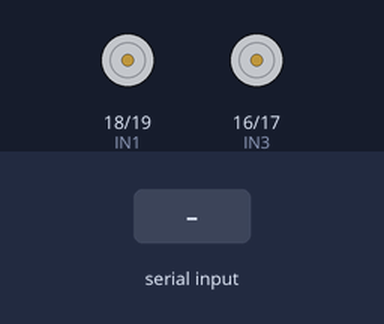
A sketch run on a simulated Arduino Uno, built with avr-gcc and run on an emulated ATmega328P. Parts: motor-driver pin pairs drawn as motors (green arrow = first pin HIGH = forward, orange = second pin HIGH = backward, longer = more drive, scaled by the enable pin). The test bench sets the inputs (shaded band).

Above: at 1.2 s.
1.3 s: "F" received over Serial
At 1.6 s:
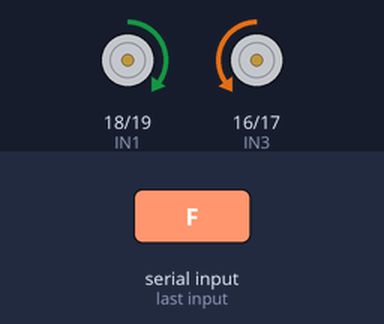
2.8 s: "B" received over Serial
At 3.9 s:
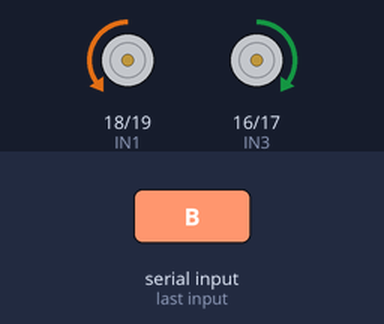
4.3 s: "L" received over Serial
At 5.1 s:
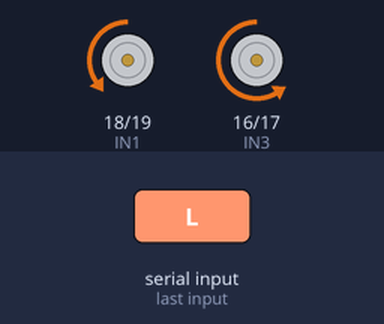
5.8 s: "R" received over Serial
At 6.2 s:
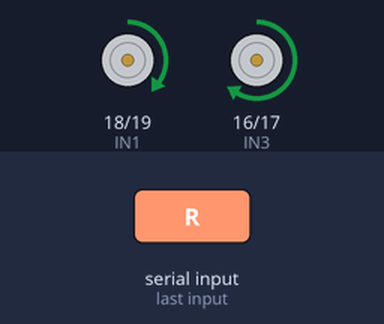
Timing chart, 0 to 8.3 s (numbered marks = the images above; inputs shaded):
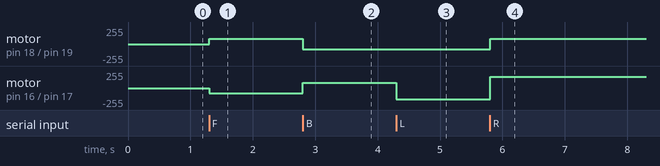

The sketch:

BluetoothCarV2.ino
```cpp
#include "Headers.h"

// Input pins to drive the motors
//const uint8_t IN1 = 13;
//const uint8_t IN2 = 12;
const uint8_t IN1 = 18;    // marked as pin A4 on the Arduino
const uint8_t IN2 = 19;    // marked as pin A5 on the Arduino
//const uint8_t IN3 = 18;  // marked as pin A4 on the Arduino
//const uint8_t IN4 = 19;  // marked as pin A5 on the Arduino
//const uint8_t IN3 = 1;   // DISCONNECT PINS FROM ARDUINO WHEN UPLOADING SKETCH
//const uint8_t IN4 = 0;   // DISCONNECT PINS FROM ARDUINO WHEN UPLOADING SKETCH
const uint8_t IN3 = 16;    // marked as pin A2 on the Arduino
const uint8_t IN4 = 17;    // marked as pin A3 on the Arduino

// Motor enable pins
const uint8_t ENA = 11;
const uint8_t ENB = 3;

// Preset speeds that can be used to drive the motor at
const uint8_t TOP_GEAR = 255;
const uint8_t UPPER_GEAR = 128;
const uint8_t REV_UPPER_GEAR = 170;
const uint8_t NORMAL_GEAR = 80;
const uint8_t LOWER_GEAR = 50;

void setup() {
  Serial.begin(9600);
  while (!Serial) {
    delay(20);
  }

  // Set the L298N's input pins as outputs from the Arduino
  pinMode(IN1, OUTPUT);
  pinMode(IN2, OUTPUT);
  pinMode(IN3, OUTPUT);
  pinMode(IN4, OUTPUT);
  pinMode(ENA, OUTPUT);
  pinMode(ENB, OUTPUT);

  stop();
}

void loop() {
  if (Serial.available() > 0) {
    char command = Serial.read();

    switch (command) {
      case 'F':
        forward(NORMAL_GEAR);
        break;
      case 'B':
        backward(NORMAL_GEAR);
        break;
      case 'L':
        left(NORMAL_GEAR);
        break;
      case 'R':
        right(NORMAL_GEAR);
        break;
      case 'S':
        stop();
        break;
      default:
        stop();
        break;
    }
  }
}

void forward(uint8_t speed) {
  analogWrite(ENA, speed);
  analogWrite(ENB, speed);
  digitalWrite(IN1, HIGH);
  digitalWrite(IN2, LOW);
  digitalWrite(IN3, LOW);
  digitalWrite(IN4, HIGH);
}
void backward(uint8_t speed) {
  analogWrite(ENA, speed);
  analogWrite(ENB, speed);
  digitalWrite(IN1, LOW);
  digitalWrite(IN2, HIGH);
  digitalWrite(IN3, HIGH);
  digitalWrite(IN4, LOW);
}
void left(uint8_t speed) {
  analogWrite(ENA, speed);
  analogWrite(ENB, REV_UPPER_GEAR);
  digitalWrite(IN1, LOW);
  digitalWrite(IN2, HIGH);
  digitalWrite(IN3, LOW);
  digitalWrite(IN4, HIGH);
}
void right(uint8_t speed) {
  analogWrite(ENA, speed);
  analogWrite(ENB, REV_UPPER_GEAR);
  digitalWrite(IN1, HIGH);
  digitalWrite(IN2, LOW);
  digitalWrite(IN3, HIGH);
  digitalWrite(IN4, LOW);
}
void stop() {
  digitalWrite(ENA, LOW);
  digitalWrite(ENB, LOW);
  digitalWrite(IN1, LOW);
  digitalWrite(IN2, LOW);
  digitalWrite(IN3, LOW);
  digitalWrite(IN4, LOW);
}
```

Headers.h
```cpp
#ifndef USER_FUNCS_H
#define USER_FUNCS_H

//Function declarations
void forward(uint8_t speed);
void backward(uint8_t speed);
void left(uint8_t speed);
void right(uint8_t speed);
void stop();

#endif
```

Measured:
- after the input at 1.3 s, motor on pin 18 (IN1) / pin 19 (IN2): stopped → forward 80/255 at once; motor on pin 16 (IN3) / pin 17 (IN4): stopped → backward 80/255 at once
- after the input at 2.8 s, motor on pin 18 (IN1) / pin 19 (IN2): forward 80/255 → backward 80/255 at once; motor on pin 16 (IN3) / pin 17 (IN4): backward 80/255 → forward 80/255 at once
- after the input at 4.3 s, motor on pin 16 (IN3) / pin 17 (IN4): forward 80/255 → backward 170/255 at once
- after the input at 5.8 s, motor on pin 18 (IN1) / pin 19 (IN2): backward 80/255 → forward 80/255 at once; motor on pin 16 (IN3) / pin 17 (IN4): backward 170/255 → forward 170/255 at once
